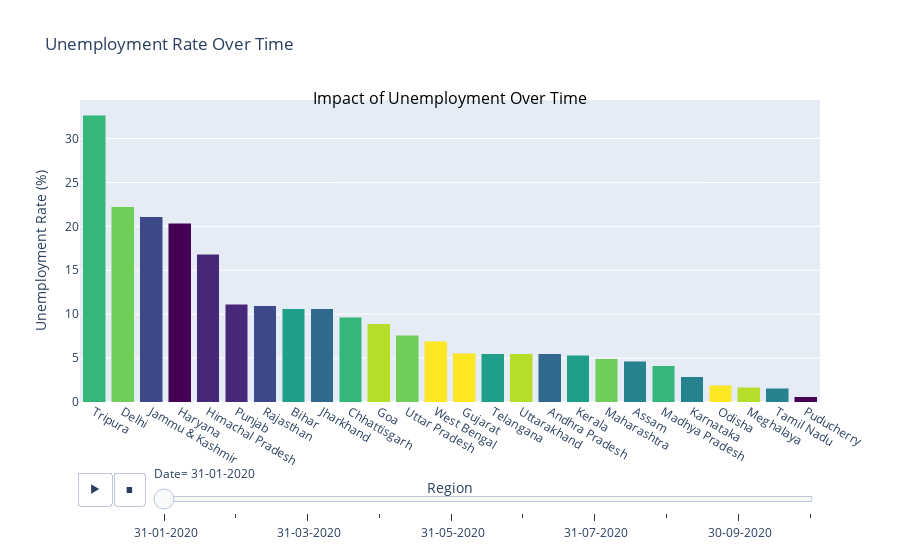

This figure's notebook cell:
### Code cell
fig = px.bar(df2, x='Region', y='Estimated Unemployment Rate (%)', color='Region',
             animation_frame='Date', title='Unemployment Rate Over Time',
             labels={'Estimated Unemployment Rate (%)': 'Unemployment Rate (%)'},
             template='plotly', color_discrete_sequence=px.colors.sequential.Viridis,
             category_orders={'Region': ['Region1', 'Region2', 'Region3']})

fig.update_layout(xaxis={'categoryorder': 'total descending'},
                  xaxis_title='Region', yaxis_title='Unemployment Rate (%)',
                  barmode='stack', showlegend=False)

fig.add_annotation(text='Impact of Unemployment Over Time',
                   xref='paper', yref='paper', x=0.5, y=1.05,
                   showarrow=False, font=dict(size=16, color='black'))

fig.show()

### Figure 1 — Plotly figure (JSON) as saved in the notebook; plotly's stock layout.template omitted (floating-point values rounded to 4 significant figures)
{"data": [{"alignmentgroup": "True", "hovertemplate": "Region=%{x}<br>Date= 31-01-2020<br>Unemployment Rate (%)=%{y}<extra></extra>", "legendgroup": "Andhra Pradesh", "marker": {"color": "#31688e", "pattern": {"shape": ""}}, "name": "Andhra Pradesh", "offsetgroup": "Andhra Pradesh", "orientation": "v", "showlegend": true, "textposition": "auto", "type": "bar", "x": ["Andhra Pradesh"], "xaxis": "x", "y": [5.48], "yaxis": "y"}, {"alignmentgroup": "True", "hovertemplate": "Region=%{x}<br>Date= 31-01-2020<br>Unemployment Rate (%)=%{y}<extra></extra>", "legendgroup": "Assam", "marker": {"color": "#26828e", "pattern": {"shape": ""}}, "name": "Assam", "offsetgroup": "Assam", "orientation": "v", "showlegend": true, "textposition": "auto", "type": "bar", "x": ["Assam"], "xaxis": "x", "y": [4.66], "yaxis": "y"}, {"alignmentgroup": "True", "hovertemplate": "Region=%{x}<br>Date= 31-01-2020<br>Unemployment Rate (%)=%{y}<extra></extra>", "legendgroup": "Bihar", "marker": {"color": "#1f9e89", "pattern": {"shape": ""}}, "name": "Bihar", "offsetgroup": "Bihar", "orientation": "v", "showlegend": true, "textposition": "auto", "type": "bar", "x": ["Bihar"], "xaxis": "x", "y": [10.61], "yaxis": "y"}, {"alignmentgroup": "True", "hovertemplate": "Region=%{x}<br>Date= 31-01-2020<br>Unemployment Rate (%)=%{y}<extra></extra>", "legendgroup": "Chhattisgarh", "marker": {"color": "#35b779", "pattern": {"shape": ""}}, "name": "Chhattisgarh", "offsetgroup": "Chhattisgarh", "orientation": "v", "showlegend": true, "textposition": "auto", "type": "bar", "x": ["Chhattisgarh"], "xaxis": "x", "y": [9.65], "yaxis": "y"}, {"alignmentgroup": "True", "hovertemplate": "Region=%{x}<br>Date= 31-01-2020<br>Unemployment Rate (%)=%{y}<extra></extra>", "legendgroup": "Delhi", "marker": {"color": "#6ece58", "pattern": {"shape": ""}}, "name": "Delhi", "offsetgroup": "Delhi", "orientation": "v", "showlegend": true, "textposition": "auto", "type": "bar", "x": ["Delhi"], "xaxis": "x", "y": [22.23], "yaxis": "y"}, {"alignmentgroup": "True", "hovertemplate": "Region=%{x}<br>Date= 31-01-2020<br>Unemployment Rate (%)=%{y}<extra></extra>", "legendgroup": "Goa", "marker": {"color": "#b5de2b", "pattern": {"shape": ""}}, "name": "Goa", "offsetgroup": "Goa", "orientation": "v", "showlegend": true, "textposition": "auto", "type": "bar", "x": ["Goa"], "xaxis": "x", "y": [8.89], "yaxis": "y"}, {"alignmentgroup": "True", "hovertemplate": "Region=%{x}<br>Date= 31-01-2020<br>Unemployment Rate (%)=%{y}<extra></extra>", "legendgroup": "Gujarat", "marker": {"color": "#fde725", "pattern": {"shape": ""}}, "name": "Gujarat", "offsetgroup": "Gujarat", "orientation": "v", "showlegend": true, "textposition": "auto", "type": "bar", "x": ["Gujarat"], "xaxis": "x", "y": [5.54], "yaxis": "y"}, {"alignmentgroup": "True", "hovertemplate": "Region=%{x}<br>Date= 31-01-2020<br>Unemployment Rate (%)=%{y}<extra></extra>", "legendgroup": "Haryana", "marker": {"color": "#440154", "pattern": {"shape": ""}}, "name": "Haryana", "offsetgroup": "Haryana", "orientation": "v", "showlegend": true, "textposition": "auto", "type": "bar", "x": ["Haryana"], "xaxis": "x", "y": [20.34], "yaxis": "y"}, {"alignmentgroup": "True", "hovertemplate": "Region=%{x}<br>Date= 31-01-2020<br>Unemployment Rate (%)=%{y}<extra></extra>", "legendgroup": "Himachal Pradesh", "marker": {"color": "#482878", "pattern": {"shape": ""}}, "name": "Himachal Pradesh", "offsetgroup": "Himachal Pradesh", "orientation": "v", "showlegend": true, "textposition": "auto", "type": "bar", "x": ["Himachal Pradesh"], "xaxis": "x", "y": [16.83], "yaxis": "y"}, {"alignmentgroup": "True", "hovertemplate": "Region=%{x}<br>Date= 31-01-2020<br>Unemployment Rate (%)=%{y}<extra></extra>", "legendgroup": "Jammu & Kashmir", "marker": {"color": "#3e4989", "pattern": {"shape": ""}}, "name": "Jammu & Kashmir", "offsetgroup": "Jammu & Kashmir", "orientation": "v", "showlegend": true, "textposition": "auto", "type": "bar", "x": ["Jammu & Kashmir"], "xaxis": "x", "y": [21.08], "yaxis": "y"}, {"alignmentgroup": "True", "hovertemplate": "Region=%{x}<br>Date= 31-01-2020<br>Unemployment Rate (%)=%{y}<extra></extra>", "legendgroup": "Jharkhand", "marker": {"color": "#31688e", "pattern": {"shape": ""}}, "name": "Jharkhand", "offsetgroup": "Jharkhand", "orientation": "v", "showlegend": true, "textposition": "auto", "type": "bar", "x": ["Jharkhand"], "xaxis": "x", "y": [10.61], "yaxis": "y"}, {"alignmentgroup": "True", "hovertemplate": "Region=%{x}<br>Date= 31-01-2020<br>Unemployment Rate (%)=%{y}<extra></extra>", "legendgroup": "Karnataka", "marker": {"color": "#26828e", "pattern": {"shape": ""}}, "name": "Karnataka", "offsetgroup": "Karnataka", "orientation": "v", "showlegend": true, "textposition": "auto", "type": "bar", "x": ["Karnataka"], "xaxis": "x", "y": [2.86], "yaxis": "y"}, {"alignmentgroup": "True", "hovertemplate": "Region=%{x}<br>Date= 31-01-2020<br>Unemployment Rate (%)=%{y}<extra></extra>", "legendgroup": "Kerala", "marker": {"color": "#1f9e89", "pattern": {"shape": ""}}, "name": "Kerala", "offsetgroup": "Kerala", "orientation": "v", "showlegend": true, "textposition": "auto", "type": "bar", "x": ["Kerala"], "xaxis": "x", "y": [5.31], "yaxis": "y"}, {"alignmentgroup": "True", "hovertemplate": "Region=%{x}<br>Date= 31-01-2020<br>Unemployment Rate (%)=%{y}<extra></extra>", "legendgroup": "Madhya Pradesh", "marker": {"color": "#35b779", "pattern": {"shape": ""}}, "name": "Madhya Pradesh", "offsetgroup": "Madhya Pradesh", "orientation": "v", "showlegend": true, "textposition": "auto", "type": "bar", "x": ["Madhya Pradesh"], "xaxis": "x", "y": [4.11], "yaxis": "y"}, {"alignmentgroup": "True", "hovertemplate": "Region=%{x}<br>Date= 31-01-2020<br>Unemployment Rate (%)=%{y}<extra></extra>", "legendgroup": "Maharashtra", "marker": {"color": "#6ece58", "pattern": {"shape": ""}}, "name": "Maharashtra", "offsetgroup": "Maharashtra", "orientation": "v", "showlegend": true, "textposition": "auto", "type": "bar", "x": ["Maharashtra"], "xaxis": "x", "y": [4.95], "yaxis": "y"}, {"alignmentgroup": "True", "hovertemplate": "Region=%{x}<br>Date= 31-01-2020<br>Unemployment Rate (%)=%{y}<extra></extra>", "legendgroup": "Meghalaya", "marker": {"color": "#b5de2b", "pattern": {"shape": ""}}, "name": "Meghalaya", "offsetgroup": "Meghalaya", "orientation": "v", "showlegend": true, "textposition": "auto", "type": "bar", "x": ["Meghalaya"], "xaxis": "x", "y": [1.66], "yaxis": "y"}, {"alignmentgroup": "True", "hovertemplate": "Region=%{x}<br>Date= 31-01-2020<br>Unemployment Rate (%)=%{y}<extra></extra>", "legendgroup": "Odisha", "marker": {"color": "#fde725", "pattern": {"shape": ""}}, "name": "Odisha", "offsetgroup": "Odisha", "orientation": "v", "showlegend": true, "textposition": "auto", "type": "bar", "x": ["Odisha"], "xaxis": "x", "y": [1.9], "yaxis": "y"}, {"alignmentgroup": "True", "hovertemplate": "Region=%{x}<br>Date= 31-01-2020<br>Unemployment Rate (%)=%{y}<extra></extra>", "legendgroup": "Puducherry", "marker": {"color": "#440154", "pattern": {"shape": ""}}, "name": "Puducherry", "offsetgroup": "Puducherry", "orientation": "v", "showlegend": true, "textposition": "auto", "type": "bar", "x": ["Puducherry"], "xaxis": "x", "y": [0.58], "yaxis": "y"}, {"alignmentgroup": "True", "hovertemplate": "Region=%{x}<br>Date= 31-01-2020<br>Unemployment Rate (%)=%{y}<extra></extra>", "legendgroup": "Punjab", "marker": {"color": "#482878", "pattern": {"shape": ""}}, "name": "Punjab", "offsetgroup": "Punjab", "orientation": "v", "showlegend": true, "textposition": "auto", "type": "bar", "x": ["Punjab"], "xaxis": "x", "y": [11.11], "yaxis": "y"}, {"alignmentgroup": "True", "hovertemplate": "Region=%{x}<br>Date= 31-01-2020<br>Unemployment Rate (%)=%{y}<extra></extra>", "legendgroup": "Rajasthan", "marker": {"color": "#3e4989", "pattern": {"shape": ""}}, "name": "Rajasthan", "offsetgroup": "Rajasthan", "orientation": "v", "showlegend": true, "textposition": "auto", "type": "bar", "x": ["Rajasthan"], "xaxis": "x", "y": [10.97], "yaxis": "y"}, {"alignmentgroup": "True", "hovertemplate": "Region=%{x}<br>Date= 31-01-2020<br>Unemployment Rate (%)=%{y}<extra></extra>", "legendgroup": "Tamil Nadu", "marker": {"color": "#26828e", "pattern": {"shape": ""}}, "name": "Tamil Nadu", "offsetgroup": "Tamil Nadu", "orientation": "v", "showlegend": true, "textposition": "auto", "type": "bar", "x": ["Tamil Nadu"], "xaxis": "x", "y": [1.57], "yaxis": "y"}, {"alignmentgroup": "True", "hovertemplate": "Region=%{x}<br>Date= 31-01-2020<br>Unemployment Rate (%)=%{y}<extra></extra>", "legendgroup": "Telangana", "marker": {"color": "#1f9e89", "pattern": {"shape": ""}}, "name": "Telangana", "offsetgroup": "Telangana", "orientation": "v", "showlegend": true, "textposition": "auto", "type": "bar", "x": ["Telangana"], "xaxis": "x", "y": [5.49], "yaxis": "y"}, {"alignmentgroup": "True", "hovertemplate": "Region=%{x}<br>Date= 31-01-2020<br>Unemployment Rate (%)=%{y}<extra></extra>", "legendgroup": "Tripura", "marker": {"color": "#35b779", "pattern": {"shape": ""}}, "name": "Tripura", "offsetgroup": "Tripura", "orientation": "v", "showlegend": true, "textposition": "auto", "type": "bar", "x": ["Tripura"], "xaxis": "x", "y": [32.67], "yaxis": "y"}, {"alignmentgroup": "True", "hovertemplate": "Region=%{x}<br>Date= 31-01-2020<br>Unemployment Rate (%)=%{y}<extra></extra>", "legendgroup": "Uttar Pradesh", "marker": {"color": "#6ece58", "pattern": {"shape": ""}}, "name": "Uttar Pradesh", "offsetgroup": "Uttar Pradesh", "orientation": "v", "showlegend": true, "textposition": "auto", "type": "bar", "x": ["Uttar Pradesh"], "xaxis": "x", "y": [7.58], "yaxis": "y"}, {"alignmentgroup": "True", "hovertemplate": "Region=%{x}<br>Date= 31-01-2020<br>Unemployment Rate (%)=%{y}<extra></extra>", "legendgroup": "Uttarakhand", "marker": {"color": "#b5de2b", "pattern": {"shape": ""}}, "name": "Uttarakhand", "offsetgroup": "Uttarakhand", "orientation": "v", "showlegend": true, "textposition": "auto", "type": "bar", "x": ["Uttarakhand"], "xaxis": "x", "y": [5.49], "yaxis": "y"}, {"alignmentgroup": "True", "hovertemplate": "Region=%{x}<br>Date= 31-01-2020<br>Unemployment Rate (%)=%{y}<extra></extra>", "legendgroup": "West Bengal", "marker": {"color": "#fde725", "pattern": {"shape": ""}}, "name": "West Bengal", "offsetgroup": "West Bengal", "orientation": "v", "showlegend": true, "textposition": "auto", "type": "bar", "x": ["West Bengal"], "xaxis": "x", "y": [6.94], "yaxis": "y"}], "layout": {"annotations": [{"font": {"color": "black", "size": 16}, "showarrow": false, "text": "Impact of Unemployment Over Time", "x": 0.5, "xref": "paper", "y": 1.05, "yref": "paper"}], "barmode": "stack", "legend": {"title": {"text": "Region"}, "tracegroupgap": 0}, "showlegend": false, "sliders": [{"active": 0, "currentvalue": {"prefix": "Date="}, "len": 0.9, "pad": {"b": 10, "t": 60}, "steps": [{"args": [[" 31-01-2020"], {"frame": {"duration": 0, "redraw": true}, "fromcurrent": true, "mode": "immediate", "transition": {"duration": 0, "easing": "linear"}}], "label": " 31-01-2020", "method": "animate"}, {"args": [[" 29-02-2020"], {"frame": {"duration": 0, "redraw": true}, "fromcurrent": true, "mode": "immediate", "transition": {"duration": 0, "easing": "linear"}}], "label": " 29-02-2020", "method": "animate"}, {"args": [[" 31-03-2020"], {"frame": {"duration": 0, "redraw": true}, "fromcurrent": true, "mode": "immediate", "transition": {"duration": 0, "easing": "linear"}}], "label": " 31-03-2020", "method": "animate"}, {"args": [[" 30-04-2020"], {"frame": {"duration": 0, "redraw": true}, "fromcurrent": true, "mode": "immediate", "transition": {"duration": 0, "easing": "linear"}}], "label": " 30-04-2020", "method": "animate"}, {"args": [[" 31-05-2020"], {"frame": {"duration": 0, "redraw": true}, "fromcurrent": true, "mode": "immediate", "transition": {"duration": 0, "easing": "linear"}}], "label": " 31-05-2020", "method": "animate"}, {"args": [[" 30-06-2020"], {"frame": {"duration": 0, "redraw": true}, "fromcurrent": true, "mode": "immediate", "transition": {"duration": 0, "easing": "linear"}}], "label": " 30-06-2020", "method": "animate"}, {"args": [[" 31-07-2020"], {"frame": {"duration": 0, "redraw": true}, "fromcurrent": true, "mode": "immediate", "transition": {"duration": 0, "easing": "linear"}}], "label": " 31-07-2020", "method": "animate"}, {"args": [[" 31-08-2020"], {"frame": {"duration": 0, "redraw": true}, "fromcurrent": true, "mode": "immediate", "transition": {"duration": 0, "easing": "linear"}}], "label": " 31-08-2020", "method": "animate"}, {"args": [[" 30-09-2020"], {"frame": {"duration": 0, "redraw": true}, "fromcurrent": true, "mode": "immediate", "transition": {"duration": 0, "easing": "linear"}}], "label": " 30-09-2020", "method": "animate"}, {"args": [[" 31-10-2020"], {"frame": {"duration": 0, "redraw": true}, "fromcurrent": true, "mode": "immediate", "transition": {"duration": 0, "easing": "linear"}}], "label": " 31-10-2020", "method": "animate"}], "x": 0.1, "xanchor": "left", "y": 0, "yanchor": "top"}], "title": {"text": "Unemployment Rate Over Time"}, "updatemenus": [{"buttons": [{"args": [null, {"frame": {"duration": 500, "redraw": true}, "fromcurrent": true, "mode": "immediate", "transition": {"duration": 500, "easing": "linear"}}], "label": "&#9654;", "method": "animate"}, {"args": [[null], {"frame": {"duration": 0, "redraw": true}, "fromcurrent": true, "mode": "immediate", "transition": {"duration": 0, "easing": "linear"}}], "label": "&#9724;", "method": "animate"}], "direction": "left", "pad": {"r": 10, "t": 70}, "showactive": false, "type": "buttons", "x": 0.1, "xanchor": "right", "y": 0, "yanchor": "top"}], "xaxis": {"anchor": "y", "categoryarray": ["Region1", "Region2", "Region3", "Andhra Pradesh", "Assam", "Bihar", "Chhattisgarh", "Delhi", "Goa", "Gujarat", "Haryana", "Himachal Pradesh", "Jammu & Kashmir", "Jharkhand", "Karnataka", "Kerala", "Madhya Pradesh", "Maharashtra", "Meghalaya", "Odisha", "Puducherry", "Punjab", "Rajasthan", "Sikkim", "Tamil Nadu", "Telangana", "Tripura", "Uttar Pradesh", "Uttarakhand", "West Bengal"], "categoryorder": "total descending", "domain": [0, 1], "title": {"text": "Region"}}, "yaxis": {"anchor": "x", "domain": [0, 1], "title": {"text": "Unemployment Rate (%)"}}}}
